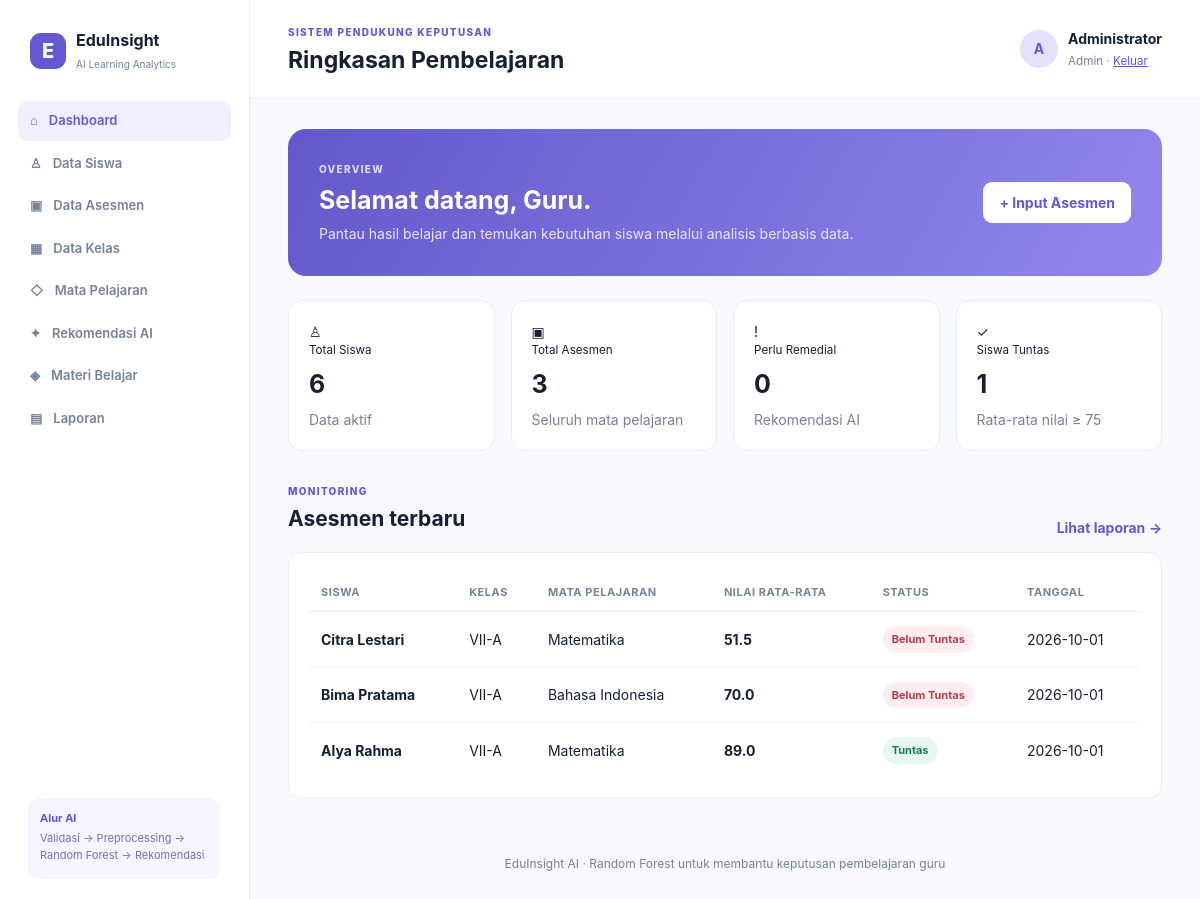
/index.php (signed in), run on the app's committed database.
### tables this page shows
CREATE TABLE IF NOT EXISTS assessments (id INT AUTO_INCREMENT PRIMARY KEY, student_id INT NOT NULL, subject_id INT NULL, subject VARCHAR(80) NOT NULL, knowledge_score DECIMAL(5,2) NOT NULL, skill_score DECIMAL(5,2) NOT NULL, assignment_rate DECIMAL(5,2) DEFAULT 0, assessment_date DATE NOT NULL, notes TEXT NULL, created_at TIMESTAMP DEFAULT CURRENT_TIMESTAMP, FOREIGN KEY(student_id) REFERENCES students(id) ON DELETE CASCADE, FOREIGN KEY(subject_id) REFERENCES subjects(id) ON DELETE SET NULL);

CREATE TABLE IF NOT EXISTS students (id INT AUTO_INCREMENT PRIMARY KEY, nis VARCHAR(30) NOT NULL UNIQUE, name VARCHAR(120) NOT NULL, gender ENUM('L','P') NOT NULL, class_id INT NULL, class_name VARCHAR(30) DEFAULT NULL, attendance_rate DECIMAL(5,2) DEFAULT 0, birth_date DATE NULL, address TEXT NULL, created_at TIMESTAMP DEFAULT CURRENT_TIMESTAMP, FOREIGN KEY(class_id) REFERENCES classes(id) ON DELETE SET NULL);

### app/core/helpers.php (called while the page is built, shortened)
<?php
function e(mixed $value): string { return htmlspecialchars((string)$value, ENT_QUOTES, 'UTF-8'); }
function url(string $path = ''): string { return 'index.php' . ($path ? '?page=' . urlencode($path) : ''); }
function render(string $view, array $data = []): void { extract($data); $page = $_GET['page'] ?? 'dashboard'; require BASE_PATH . 'app/views/layouts/header.php'; require BASE_PATH . "app/views/{$view}.php"; require BASE_PATH . 'app/views/layouts/footer.php'; }
function currentUser(): array { return $_SESSION['user'] ?? ['name'=>'Tamu','role'=>'Guest']; }

### app/views/dashboard/index.php (the view)
<?php if (!empty($dbError)): ?><div class="empty-state"><h2>Database belum siap</h2><p><?= e($dbError) ?></p><p>Import <code>database/schema.sql</code> melalui phpMyAdmin lalu muat ulang halaman.</p></div><?php else: ?><div class="hero"><div><span class="eyebrow">OVERVIEW</span><h2>Selamat datang, Guru.</h2><p>Pantau hasil belajar dan temukan kebutuhan siswa melalui analisis berbasis data.</p></div><a class="btn primary" href="<?= url('assessments') ?>">+ Input Asesmen</a></div><div class="stats-grid"><div class="stat-card"><span class="stat-icon purple">♙</span><small>Total Siswa</small><strong><?= e($stats['students']) ?></strong><span class="muted">Data aktif</span></div><div class="stat-card"><span class="stat-icon blue">▣</span><small>Total Asesmen</small><strong><?= e($stats['assessments']) ?></strong><span class="muted">Seluruh mata pelajaran</span></div><div class="stat-card"><span class="stat-icon red">!</span><small>Perlu Remedial</small><strong><?= e($stats['remedial']) ?></strong><span class="muted">Rekomendasi AI</span></div><div class="stat-card"><span class="stat-icon green">✓</span><small>Siswa Tuntas</small><strong><?= e($stats['mastery']) ?></strong><span class="muted">Rata-rata nilai ≥ 75</span></div></div><div class="section-head"><div><span class="eyebrow">MONITORING</span><h2>Asesmen terbaru</h2></div><a href="<?= url('reports') ?>" class="text-link">Lihat laporan →</a></div><div class="table-card"><table><thead><tr><th>Siswa</th><th>Kelas</th><th>Mata Pelajaran</th><th>Nilai Rata-rata</th><th>Status</th><th>Tanggal</th></tr></thead><tbody><?php foreach($recent as $row): ?><tr><td><b><?= e($row['name']) ?></b></td><td><?= e($row['class_name']) ?></td><td><?= e($row['subject']) ?></td><td><b><?= number_format((float)$row['avg_score'],1) ?></b></td><td><span class="badge <?= $row['avg_score']>=75?'success':'danger' ?>"><?= $row['avg_score']>=75?'Tuntas':'Belum Tuntas' ?></span></td><td><?= e($row['assessment_date']) ?></td></tr><?php endforeach; ?></tbody></table></div><?php endif; ?>

### public/index.php (shortened to what this page needs)
<?php  require_once __DIR__.'/../app/config/config.php'; $page=$_GET['page']??'dashboard';
if($page==='dashboard'){$stats=['students'=>(int)$pdo->query('SELECT COUNT(*) FROM students')->fetchColumn(),'assessments'=>(int)$pdo->query('SELECT COUNT(*) FROM assessments')->fetchColumn(),'remedial'=>(int)$pdo->query("SELECT COUNT(*) FROM recommendations WHERE action_label='Remedial'")->fetchColumn(),'mastery'=>(int)$pdo->query('SELECT COUNT(*) FROM (SELECT student_id FROM assessments GROUP BY student_id HAVING AVG((knowledge_score+skill_score)/2)>=75)x')->fetchColumn()];$recent=$pdo->query('SELECT a.*,s.name,s.class_name,(a.knowledge_score+a.skill_score)/2 avg_score FROM assessments a JOIN students s ON s.id=a.student_id ORDER BY a.id DESC LIMIT 6')->fetchAll();render('dashboard/index',compact('stats','recent'));exit;}

### app/views/layouts/header.php
<!doctype html><html lang="id"><head><meta charset="utf-8"><meta name="viewport" content="width=device-width,initial-scale=1"><title><?=e(APP_NAME)?></title><link rel="stylesheet" href="assets/css/style.css"></head><body><div class="app-shell"><aside class="sidebar"><div class="brand"><span class="brand-mark">E</span><div><strong>EduInsight</strong><small>AI Learning Analytics</small></div></div><nav><a class="nav-link <?=$page==='dashboard'?'active':''?>" href="<?=url('dashboard')?>">⌂ <span>Dashboard</span></a><a class="nav-link <?=$page==='students'?'active':''?>" href="<?=url('students')?>">♙ <span>Data Siswa</span></a><a class="nav-link <?=$page==='assessments'?'active':''?>" href="<?=url('assessments')?>">▣ <span>Data Asesmen</span></a><a class="nav-link <?=$page==='classes'?'active':''?>" href="<?=url('classes')?>">▦ <span>Data Kelas</span></a><a class="nav-link <?=$page==='subjects'?'active':''?>" href="<?=url('subjects')?>">◇ <span>Mata Pelajaran</span></a><a class="nav-link <?=$page==='recommendations'?'active':''?>" href="<?=url('recommendations')?>">✦ <span>Rekomendasi AI</span></a><a class="nav-link <?=$page==='materials'?'active':''?>" href="<?=url('materials')?>">◈ <span>Materi Belajar</span></a><a class="nav-link <?=$page==='reports'?'active':''?>" href="<?=url('reports')?>">▤ <span>Laporan</span></a></nav><div class="sidebar-note"><b>Alur AI</b><p>Validasi → Preprocessing → Random Forest → Rekomendasi</p></div></aside><main class="main"><header class="topbar"><div><span class="eyebrow">SISTEM PENDUKUNG KEPUTUSAN</span><h1><?=$page==='dashboard'?'Ringkasan Pembelajaran':ucfirst($page)?></h1></div><div class="user-chip"><span class="avatar"><?=e(substr(currentUser()['name'],0,1))?></span><span><?=e(currentUser()['name'])?><br><small><?=e(currentUser()['role'])?> · <a href="logout.php">Keluar</a></small></span></div></header><div class="content"><?php if($flash=getFlash()):?><div class="alert <?=e($flash['type'])?>"><?=e($flash['message'])?></div><?php endif;?>

### app/views/layouts/footer.php
</div><footer>EduInsight AI · Random Forest untuk membantu keputusan pembelajaran guru</footer></main></div></body></html>

### public/assets/css/style.css (style rules this page uses)
:root { --ink:#172033;--muted:#778198;--line:#e9edf4;--bg:#f7f9fc;--purple:#6558d3;--blue:#3478d4;--green:#28a879;--red:#e35d6a;--orange:#e8a33d }
* { box-sizing:border-box }
body { margin:0;background:var(--bg);color:var(--ink);font:14px/1.5 Inter,system-ui,sans-serif }
.app-shell { display:flex;min-height:100vh }
.sidebar { width:250px;background:#fff;border-right:1px solid var(--line);padding:28px 18px;position:fixed;inset:0 auto 0 0;overflow:auto }
.brand { display:flex;gap:10px;align-items:center;padding:0 12px 25px }
.brand-mark { background:var(--purple);color:#fff;border-radius:11px;width:36px;height:36px;display:grid;place-items:center;font-weight:800;font-size:20px }
.brand strong { display:block;font-size:16px }
.brand small { color:var(--muted);font-size:10px }
.nav-link { display:flex;gap:11px;align-items:center;padding:10px 12px;color:var(--muted);text-decoration:none;border-radius:10px;margin:3px 0;font-weight:600;font-size:13px }
.nav-link.active,.nav-link:hover { background:#f0efff;color:var(--purple) }
.sidebar-note { position:absolute;bottom:20px;left:28px;right:28px;background:#f5f4ff;padding:12px;border-radius:12px;color:var(--purple);font-size:11px }
.sidebar-note p { margin:4px 0;color:#7773a9 }
.main { margin-left:250px;width:calc(100% - 250px) }
.topbar { background:#fff;border-bottom:1px solid var(--line);padding:20px 38px;display:flex;align-items:center;justify-content:space-between }
.topbar h1 { margin:2px 0 0;font-size:23px }
.eyebrow { font-size:10px;letter-spacing:.13em;color:var(--purple);font-weight:800 }
.user-chip { display:flex;align-items:center;gap:10px;font-weight:700 }
.user-chip small { color:var(--muted);font-weight:400 }
.user-chip a { color:var(--purple) }
.avatar { background:#e4e1ff;color:var(--purple);border-radius:50%;width:38px;height:38px;display:grid;place-items:center }
.content { padding:30px 38px;max-width:1500px;margin:auto }
.hero { background:linear-gradient(120deg,#6258cc,#9187ed);color:#fff;border-radius:18px;padding:28px 31px;display:flex;align-items:center;justify-content:space-between;margin-bottom:24px }
.hero h2 { margin:4px 0;font-size:25px }
.hero p { margin:4px 0;color:#e8e6ff }
.hero .eyebrow { color:#dedbff }
.btn { border:0;border-radius:9px;padding:10px 16px;display:inline-block;text-decoration:none;font-weight:700;cursor:pointer }
.btn.primary { background:var(--purple);color:#fff }
.hero .btn.primary { background:#fff;color:var(--purple) }
.stats-grid { display:grid;grid-template-columns:repeat(4,1fr);gap:16px }
.stat-card,.table-card,.form-card,.empty-state { background:#fff;border:1px solid var(--line);border-radius:14px;padding:20px }
.stat-card small,.stat-card strong,.stat-card .muted { display:block }
.stat-card strong { font-size:25px;margin:6px 0 }
.muted { color:var(--muted) }
.section-head { display:flex;justify-content:space-between;align-items:end;margin:28px 0 14px }
.section-head h2 { margin:3px 0;font-size:21px }
.text-link { color:var(--purple);text-decoration:none;font-weight:700 }
.table-card { overflow:auto }
table { width:100%;border-collapse:collapse;min-width:650px }
th { text-align:left;color:var(--muted);font-size:11px;text-transform:uppercase;letter-spacing:.05em;padding:11px 12px;border-bottom:1px solid var(--line) }
td { padding:14px 12px;border-bottom:1px solid #f0f2f6 }
tr:last-child td { border-bottom:0 }
.badge,.pill { border-radius:20px;padding:5px 9px;font-size:11px;font-weight:700;display:inline-block }
.badge.success { color:#187b58;background:#e6f8f0 }
.badge.danger { color:#b93d4c;background:#ffedef }
footer { text-align:center;color:var(--muted);font-size:12px;padding:26px 10px }

### data on the page
assessments: student.name "Citra Lestari", student.class_name "VII-A", subject "Matematika", avg_score "51.5", shows "Belum Tuntas", assessment_date "2026-10-01"
assessments: student.name "Bima Pratama", student.class_name "VII-A", subject "Bahasa Indonesia", avg_score "70.0", shows "Belum Tuntas", assessment_date "2026-10-01"
assessments: student.name "Alya Rahma", student.class_name "VII-A", subject "Matematika", avg_score "89.0", shows "Tuntas", assessment_date "2026-10-01"

### other printed values
substr(currentUser()['name'],0,1) "A"
currentUser()['name'] "Administrator"
currentUser()['role'] "Admin"
$stats['students'] "6"
$stats['assessments'] "3"
$stats['remedial'] "0"
$stats['mastery'] "1"
